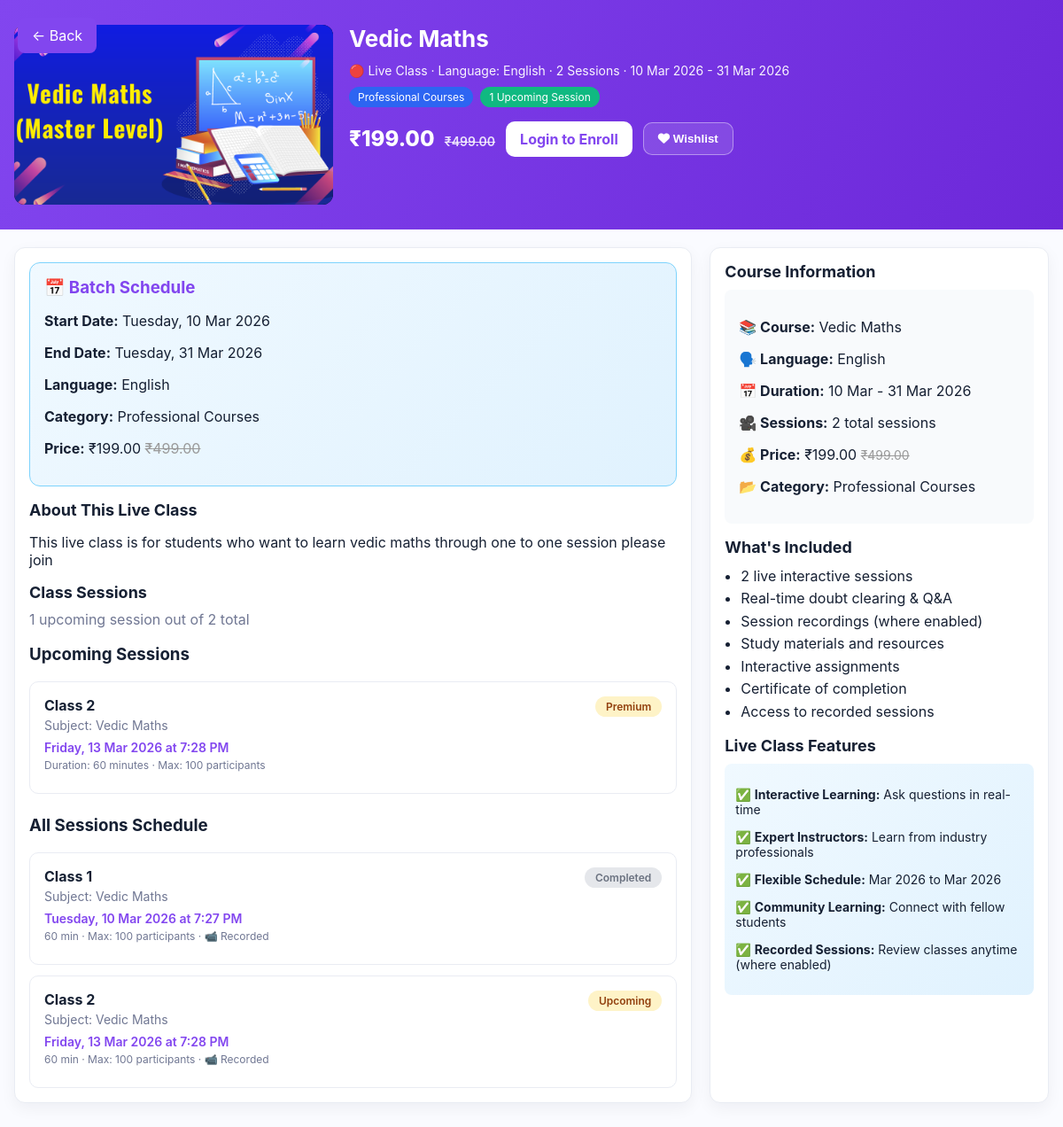
Screenshot of /live-class/134/ with the database file from the repository.
### live_class/models.py (models this page shows, shortened)
class LiveClassCourse(models.Model):
    name = models.CharField(max_length=220, unique=True)
    language = models.CharField(max_length=64)
    original_price = models.DecimalField(max_digits=10, decimal_places=2)
    current_price = models.DecimalField(max_digits=10, decimal_places=2)
    is_free = models.BooleanField(default=False, help_text="Check if this is a free course")
    banner_image_desktop = models.ImageField(upload_to='live_courses/banner_desktop/', blank=True, null=True)
    banner_image_mobile = models.ImageField(upload_to='live_courses/banner_mobile/', blank=True, null=True)
    start_date = models.DateField()
    end_date = models.DateField()
    about = models.TextField(blank=True)
    category = models.ForeignKey(
        Category,
        on_delete=models.SET_NULL,
        null=True,
        blank=True,
        related_name='live_class_courses',
        verbose_name='Category'
    )
    is_active = models.BooleanField(default=True)
    created_at = models.DateTimeField(auto_now_add=True)
    class Meta:
        ordering = ['-created_at']

class LiveClassSession(models.Model):
    course = models.ForeignKey(
        LiveClassCourse,
        on_delete=models.CASCADE,
        related_name='sessions'
    )
    class_name = models.CharField(max_length=200)
    subject = models.CharField(max_length=200, blank=True, null=True)
    scheduled_datetime = models.DateTimeField()
    duration_minutes = models.PositiveIntegerField(default=60)
    max_participants = models.PositiveIntegerField(default=100)
    is_free = models.BooleanField(default=False, help_text="Override course pricing for this session")
    enable_auto_recording = models.BooleanField(default=False)
    created_at = models.DateTimeField(auto_now_add=True)
    class Meta:
        ordering = ['scheduled_datetime']

### video_courses/models.py (models this page shows, shortened)
class TimestampedModel(models.Model):
    created_at = models.DateTimeField(auto_now_add=True)
    updated_at = models.DateTimeField(auto_now=True)
    class Meta:
        abstract = True

class Category(TimestampedModel):
    name = models.CharField(max_length=120, unique=True)
    slug = models.SlugField(max_length=140, unique=True, blank=True)
    description = models.TextField(blank=True)
    class Meta:
        ordering = ["name"]

### base/views.py (the view, shortened to what this page needs)
# urls.py: path("live-class/<int:pk>/", views.live_class_detail, name="live_class_detail"),
def live_class_detail(request, pk):
    try:
        now = timezone.now()
        course = LiveClassCourse.objects.prefetch_related('sessions').get(
            pk=pk,
            is_active=True
        )
        if course.is_free:
            course.original_price_display = "0.00"
            course.current_price_display = "FREE"
        else:
            course.original_price_display = f"₹{course.original_price:.2f}"
            course.current_price_display = f"₹{course.current_price:.2f}"
        next_sessions = [s for s in course.sessions.all() if s.scheduled_datetime >= now]
        course.next_sessions = sorted(next_sessions, key=lambda s: s.scheduled_datetime)[:10]
        all_sessions = course.sessions.all().order_by('scheduled_datetime')
        total_sessions = all_sessions.count()
        free_sessions = all_sessions.filter(is_free=True).count()
        context = {
            'course': course,
            'next_sessions': course.next_sessions,
            'all_sessions': all_sessions,
            'total_sessions': total_sessions,
            'free_sessions': free_sessions,
            'now': now,
            'is_purchased': False,  # Default: user hasn't purchased
        }
        return render(request, 'live_class_detail.html', context)
    except LiveClassCourse.DoesNotExist:
        raise Http404("Live class not found")

### adminpanel/context_processors.py (called while the page is built)
def navbar_settings(request):
    try:
        settings = NavbarSettings.objects.filter(is_active=True).first()
        if not settings:
            settings = NavbarSettings.objects.create()
        return {'navbar_settings': settings}
    except Exception as e:
        print(f"Error in navbar_settings context processor: {e}")
        return {'navbar_settings': None}

def footer_settings(request):
    try:
        settings = FooterSettings.objects.filter(is_active=True).first()
        footer_links = FooterLink.objects.filter(is_active=True)
        footer_legal_links = FooterLegalLink.objects.filter(is_active=True)
        if not settings:
            settings = FooterSettings.objects.create()
        return {
            'footer_settings': settings,
            'footer_links': footer_links,
            'footer_legal_links': footer_legal_links,
        }
    except Exception as e:
        print(f"Error in footer_settings context processor: {e}")
        return {
            'footer_settings': None,
            'footer_links': [],
            'footer_legal_links': [],
        }

### video_courses/context_processors.py (called while the page is built)
def categories_context(request):
    categories = Category.objects.all()
    return {
        'navbar_categories': categories
    }

### base/templates/live_class_detail.html (shortened to what this page needs)
{% load static %}
<!DOCTYPE html>
<html lang="en">
<head>
    <link rel="stylesheet" href="https://cdnjs.cloudflare.com/ajax/libs/font-awesome/6.0.0/css/all.min.css">
</head>
<body>
<a href="javascript:history.back()" class="back-btn">← Back</a>
<section class="course-header">
    <div class="container">
        <div class="thumb">
            <img src="{% if course.banner_image_desktop %}{{ course.banner_image_desktop.url }}{% else %}{% static 'img/default-live-course.jpg' %}{% endif %}" alt="{{ course.name }}">
        </div>
        <div class="details">
            <h1>{{ course.name }}</h1>
            <div class="meta">🔴 Live Class · Language: {{ course.language }} · {{ total_sessions }} Session{{ total_sessions|pluralize }} · {{ course.start_date|date:"d M Y" }} - {{ course.end_date|date:"d M Y" }}</div>
            <div class="badges">
                {% if course.category %}
                    <span class="badge badge-category">{{ course.category.name }}</span>
                {% endif %}
                {% if next_sessions %}
                    <span class="badge badge-live">{{ next_sessions|length }} Upcoming Session{{ next_sessions|length|pluralize }}</span>
                {% else %}
                    <span class="badge badge-upcoming">No Upcoming Sessions</span>
                {% endif %}
            </div>
            <div class="price-actions">
                <div class="price">
                    {% if course.is_free %}
                        <span class="free-text">FREE</span>
                    {% else %}
                        <span class="now">₹{{ course.current_price }}</span>
                        {% if course.original_price != course.current_price %}
                            <span class="old">₹{{ course.original_price }}</span>
                        {% endif %}
                    {% endif %}
                </div>
                {% if user.is_authenticated %}
                    {% if is_purchased %}
                        <button class="buy-btn" style="background: linear-gradient(135deg, #3b82f6, #2563eb); pointer-events: none;">
                            <i class="fa fa-check"></i> Already Enrolled
                        </button>
                    {% else %}
                        <button class="buy-btn" id="enrollBtn" onclick="handleEnrollClick(event)">
                            {% if course.is_free %}
                                Enroll Free
                            {% else %}
                                Enroll Now
                            {% endif %}
                        </button>
                    {% endif %}
                {% else %}
                    <a href="{% url 'login' %}" class="buy-btn" style="text-decoration: none;">
                        Login to Enroll
                    </a>
                {% endif %}
                <button class="add-btn" onclick="addToWishlist(event)">
                    <i class="fa fa-heart"></i> Wishlist
                </button>
            </div>
        </div>
    </div>
</section>
<section class="course-container">
    <div class="panel">
        <div class="schedule-info">
            <h3>📅 Batch Schedule</h3>
            <p><strong>Start Date:</strong> {{ course.start_date|date:"l, d M Y" }}</p>
            <p><strong>End Date:</strong> {{ course.end_date|date:"l, d M Y" }}</p>
            <p><strong>Language:</strong> {{ course.language }}</p>
            {% if course.category %}
                <p><strong>Category:</strong> {{ course.category.name }}</p>
            {% endif %}
            {% if course.is_free %}
                <p><strong>Price:</strong> <span style="color: var(--free-accent); font-weight: 700; font-size: 18px;">FREE</span></p>
            {% else %}
                <p><strong>Price:</strong> ₹{{ course.current_price }}{% if course.original_price != course.current_price %} <span style="text-decoration: line-through; color: #999;">₹{{ course.original_price }}</span>{% endif %}</p>
            {% endif %}
        </div>
        <h2>About This Live Class</h2>
        <p class="desc">
            {% if course.about %}
                {{ course.about|linebreaks }}
            {% else %}
                This comprehensive live class will guide you through interactive learning sessions with our expert educators. Join live sessions, ask questions in real-time, and learn with fellow students.
            {% endif %}
        </p>
        <h2 style="margin-top:16px;">Class Sessions</h2>
        <p class="muted" style="margin-top:0;">
            {% if next_sessions %}
                {{ next_sessions|length }} upcoming session{{ next_sessions|length|pluralize }} out of {{ total_sessions }} total
            {% else %}
                {{ total_sessions }} total session{{ total_sessions|pluralize }} - no upcoming sessions
            {% endif %}
        </p>
        {% if next_sessions %}
            <h3>Upcoming Sessions</h3>
            <div class="sessions-grid">
                {% for session in next_sessions %}
                    <div class="session-card">
                        <div class="session-header">
                            <div class="session-info">
                                <h4>{{ session.class_name }}</h4>
                                {% if session.subject %}
                                    <div class="session-subject">Subject: {{ session.subject }}</div>
                                {% endif %}
                                <div class="session-datetime">
                                    {{ session.scheduled_datetime|date:"l, d M Y" }} at {{ session.scheduled_datetime|time:"g:i A" }}
                                </div>
                                <div class="session-duration">
                                    Duration: {{ session.duration_minutes }} minutes · Max: {{ session.max_participants }} participants
                                </div>
                            </div>
                            <div>
                                {% if session.is_free or course.is_free %}
                                    <div class="session-status status-free">Free</div>
                                {% else %}
                                    <div class="session-status status-upcoming">Premium</div>
                                {% endif %}
                            </div>
                        </div>
                    </div>
                {% endfor %}
            </div>
        {% endif %}
        {% if all_sessions %}
            <h3 style="margin-top:24px;">All Sessions Schedule</h3>
            <div class="sessions-grid">
                {% for session in all_sessions %}
                    <div class="session-card">
                        <div class="session-header">
                            <div class="session-info">
                                <h4>{{ session.class_name }}</h4>
                                {% if session.subject %}
                                    <div class="session-subject">Subject: {{ session.subject }}</div>
                                {% endif %}
                                <div class="session-datetime">
                                    {{ session.scheduled_datetime|date:"l, d M Y" }} at {{ session.scheduled_datetime|time:"g:i A" }}
                                </div>
                                <div class="session-duration">
                                    {{ session.duration_minutes }} min · Max: {{ session.max_participants }} participants
                                    {% if session.enable_auto_recording %} · 📹 Recorded{% endif %}
                                </div>
                            </div>
                            <div>
                                {% if session.is_free or course.is_free %}
                                    <div class="session-status status-free">Free</div>
                                {% elif session.scheduled_datetime > now %}
                                    <div class="session-status status-upcoming">Upcoming</div>
                                {% else %}
                                    <div class="session-status status-completed">Completed</div>
                                {% endif %}
                            </div>
                        </div>
                    </div>
                {% endfor %}
            </div>
        {% else %}
            <p class="muted">No sessions scheduled for this course yet.</p>
        {% endif %}
    </div>
    <aside class="panel">
        <h2>Course Information</h2>
        <div style="background: #f8fafc; padding: 16px; border-radius: 8px; margin-bottom: 16px;">
            <p><strong>📚 Course:</strong> {{ course.name }}</p>
            <p><strong>🗣️ Language:</strong> {{ course.language }}</p>
            <p><strong>📅 Duration:</strong> {{ course.start_date|date:"d M" }} - {{ course.end_date|date:"d M Y" }}</p>
            <p><strong>🎥 Sessions:</strong> {{ total_sessions }} total session{{ total_sessions|pluralize }}</p>
            {% if course.is_free %}
                <p><strong>💰 Price:</strong> <span style="color: var(--free-accent); font-weight: 700; font-size: 18px;">FREE</span></p>
            {% else %}
                <p><strong>💰 Price:</strong> ₹{{ course.current_price }}{% if course.original_price != course.current_price %} <span style="text-decoration: line-through; color: #999; font-size: 14px;">₹{{ course.original_price }}</span>{% endif %}</p>
            {% endif %}
            {% if course.category %}
                <p><strong>📂 Category:</strong> {{ course.category.name }}</p>
            {% endif %}
        </div>
        <h2>What's Included</h2>
        <ul style="padding-left:18px; line-height:1.6; margin:0;">
            <li>{{ total_sessions }} live interactive session{{ total_sessions|pluralize }}</li>
            <li>Real-time doubt clearing & Q&A</li>
            <li>Session recordings (where enabled)</li>
            <li>Study materials and resources</li>
            <li>Interactive assignments</li>
            <li>Certificate of completion</li>
            <li>Access to recorded sessions</li>
        </ul>
        <h2 style="margin-top:14px;">Live Class Features</h2>
        <div style="background: linear-gradient(135deg, {% if course.is_free %}#d1fae5, #a7f3d0{% else %}#f0f9ff, #e0f2fe{% endif %}); padding: 12px; border-radius: 8px; font-size: 14px;">
            <p>✅ <strong>Interactive Learning:</strong> Ask questions in real-time</p>
            <p>✅ <strong>Expert Instructors:</strong> Learn from industry professionals</p>
            <p>✅ <strong>Flexible Schedule:</strong> {{ course.start_date|date:"M Y" }} to {{ course.end_date|date:"M Y" }}</p>
            <p>✅ <strong>Community Learning:</strong> Connect with fellow students</p>
            <p>✅ <strong>Recorded Sessions:</strong> Review classes anytime (where enabled)</p>
        </div>
    </aside>
</section>
</body>
</html>

### rows the page displays
LiveClassCourse: banner_image_desktop (picture), name "Vedic Maths", language "English", start_date "10 Mar 2026", end_date "31 Mar 2026", category.name "Professional Courses", current_price "199.00", original_price "499.00", start_date "Tuesday, 10 Mar 2026", end_date "Tuesday, 31 Mar 2026", about "This live class is for students who want to learn vedic maths through one to one session please join", start_date "10 Mar", start_date "Mar 2026", end_date "Mar 2026"
LiveClassSession: class_name "Class 2", subject "Vedic Maths", scheduled_datetime "Friday, 13 Mar 2026", scheduled_datetime "7:28 PM", duration_minutes "60", max_participants "100", is_free "Premium", enable_auto_recording "· 📹 Recorded"
LiveClassSession: class_name "Class 1", subject "Vedic Maths", scheduled_datetime "Tuesday, 10 Mar 2026", scheduled_datetime "7:27 PM", duration_minutes "60", max_participants "100", enable_auto_recording "· 📹 Recorded", is_free "Completed"

### other values shown
{{ total_sessions }} "2"
{{ next_sessions|length }} "1"
